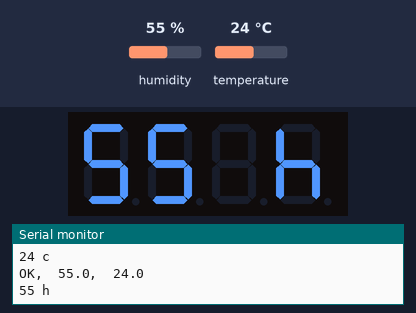
Bench run of a sketch on a simulated ATtiny85, built with avr-gcc and run on an emulated ATtiny85. On the bench: 4-digit seven-segment display, the last lines printed to the serial monitor. Inputs (shaded band) come from the test bench; at power-on: humidity 55 %, temperature 24 °C.

Above: at 2.2 s.
2.3 s: humidity set to 22 %
At 4.5 s:
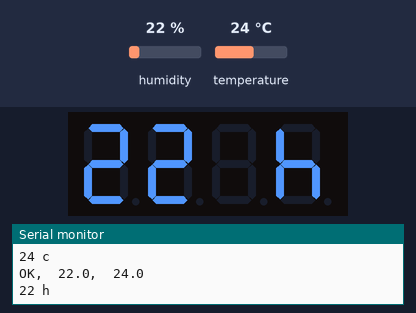
6.4 s: temperature set to 12 °C
At 8.0 s:
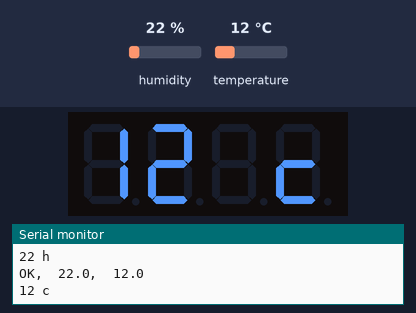
9.7 s: humidity set to 40 %
At 11.1 s:
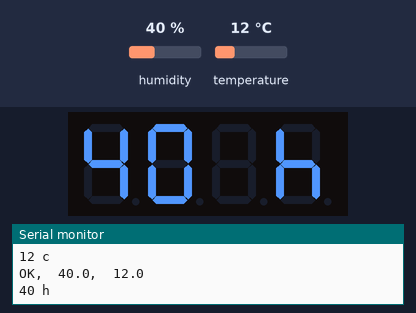
12.8 s: temperature set to 19 °C
At 14.2 s:
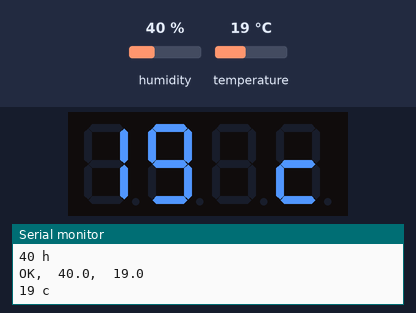
Timing chart, 0 to 15.8 s (numbered marks = the images above; inputs shaded):
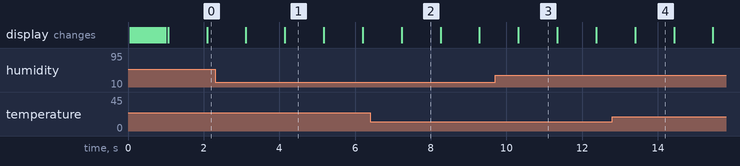

The sketch:

sketch_led_seg7.ino
```cpp
#include "SevenSegmentTM1637.h"
const byte PIN_CLK = 3;   // define CLK pin (any digital pin)
const byte PIN_DIO = 2;   // define DIO pin (any digital pin)
SevenSegmentTM1637    display(PIN_CLK, PIN_DIO);
//
#include <dht.h>

dht DHT;

#define DHT11_PIN 15//put the sensor in the digital pin UNO/Pro Micro/Digispark Pro

void setup()
{
  display.begin();            // initializes the display
  display.setBacklight(100);  // set the brightness to 100 %
  //
 Serial.begin(9600);

}

int showmode=0;
void loop()
{

  // READ DATA
//  Serial.print("DHT11, \t");
 int chk = DHT.read11(DHT11_PIN);
  switch (chk)
  {
    case 0:  Serial.print("OK,\t"); break;
    case -1: Serial.print("Checksum error,\t"); break;
    case -2: Serial.print("Time out error,\t"); break;
    default: Serial.print("Unknown error,\t"); break;
  }
 //humidity and temperature display
 char tempchar[5];char humchar[5];
// int i=5;
 dtostrf(DHT.temperature,2,0,tempchar);
 dtostrf(DHT.humidity,2,0,humchar);
 // DISPLAT DATA
//  for(i=0;i<=5;i++){
//    Serial.print(tempchar[i]);Serial.print(" ");
//  }
  //[0] is 2 %10
  //Serial.print(" [0] is");Serial.print((int)tempchar[0]);Serial.print("   ");
  Serial.print(DHT.humidity,1);
  Serial.print(",\t");
  Serial.println(DHT.temperature,1);
  if(showmode==0){
//    tm1637.display(0,tempchar[0]-48);
//    tm1637.display(1,tempchar[1]-48);
//    tm1637.display(3,12);
//    display.print(tempchar);
    tempchar[2]=' ';
    tempchar[3]='c';
    tempchar[4]='\0';
    Serial.println(tempchar);
    display.print(tempchar);
    showmode=1;
  }else{
//    tm1637.display(0,humchar[0]-48);
//    tm1637.display(1,humchar[1]-48);
//    tm1637.display(3,13);
//    display.print(humchar);
    humchar[2]=' ';
    humchar[3]='h';
    humchar[4]='\0';
    Serial.println(humchar);
    display.print(humchar);
    showmode=0;
  }
  delay(1000);
}

//
// END OF FILE
//
```

Measured:
- after the input at 2.3 s, the display: first differs from a run without the input after 1.8 s (image 1)
- after the input at 6.4 s, the display: changes after 0.83 s (image 2)
- after the input at 9.7 s, the display: changes after 0.61 s (image 3)
- after the input at 12.8 s, the display: changes after 0.60 s (image 4)
- what the display in image 1 shows lasts 1.1 s, from 4.1 s to 5.2 s
